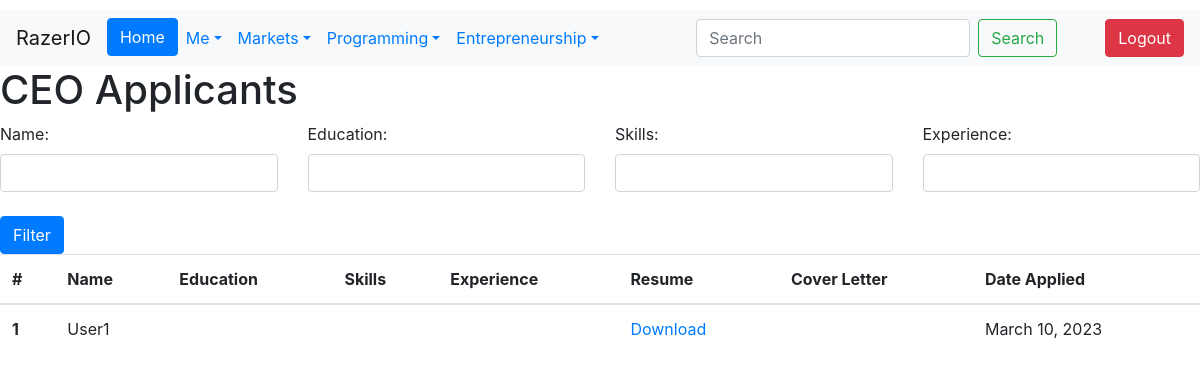
Screenshot of /market/jobs/1/applicants/ (signed in) with the database file from the repository.
### Jobs/models.py (models this page shows, shortened)
class JobListing(models.Model):
    Poster = models.ForeignKey(User, on_delete=models.CASCADE)
    Company = models.ForeignKey(Company, on_delete=models.CASCADE)
    Job_Title = models.CharField(max_length=50)
    Job_Description = models.TextField(max_length=5000, null=True, blank=True)
    Job_Requirements = models.TextField(max_length=5000, null=True, blank=True)
    salary_min = models.DecimalField(max_digits=10, decimal_places=2, null=True, blank=True)
    salary_max = models.DecimalField(max_digits=10, decimal_places=2, null=True, blank=True)
    Category = models.CharField(choices=Job_Categories, max_length=50)
    Job_Status = models.CharField(choices=Job_Status_Choices, max_length=10)
    Location = models.CharField(choices=Locations, max_length=50)
    Date_Posted = models.DateTimeField(auto_now_add=True)
    MinimumExperience = models.IntegerField(null=True, blank=True)
    ApplicationURL = models.URLField(default='https://www.mycompany.com/applyhere')
    NumberRecruiting = models.IntegerField(null=True, blank=True)
    Experience_Level = models.CharField(choices=EXPERIENCE_LEVEL_CHOICES,
                                        max_length=20, null=True, blank=True)

class JobApplication(models.Model):
    applicant = models.ForeignKey(User, on_delete=models.CASCADE)
    job_listing = models.ForeignKey(JobListing, on_delete=models.CASCADE)
    date_applied = models.DateTimeField(auto_now_add=True)
    notes = models.TextField(max_length=500, null=True, blank=True)
    class Meta:
        unique_together = ('applicant', 'job_listing')

### Users/models.py (models this page shows, shortened)
class CustomUser(AbstractUser):
    Bio = models.CharField(max_length=240, default='')
    Salary = models.IntegerField(default=0)
    Company = models.ForeignKey('Company.Company', on_delete=models.CASCADE,
                                   null=True, blank=True)
    Country = models.ForeignKey(Country, on_delete=models.CASCADE, null=True)
    Region = models.ForeignKey(Region, on_delete=models.CASCADE, null=True)
    ProfilePic = models.ImageField(upload_to=upload_to, null=True, blank=True)
    Skill = models.ManyToManyField(Skill, through="User_Skill")

### Jobs/views.py (the view)
# urls.py: path('jobs/<int:job_id>/applicants/', job_applicants, name='job_applicants'),
def job_applicants(request, job_id):
    job_listing = get_object_or_404(JobListing, id=job_id)
    job_applications = JobApplication.objects.filter(job_listing=job_listing)
    context = {
        'job_listing': job_listing,
        'job_applications': job_applications
    }
    return render(request, 'view_job_applicants.html', context)

### templates/view_job_applicants.html (shortened to what this page needs)
{% extends 'base.html' %}
{% block content %}
  <h1>{{ job_listing.Job_Title }} Applicants</h1>
  <form method="get" id="filter-form">
    <div class="row">
      <div class="col-md-3">
        <label for="name-filter">Name:</label>
        <input type="text" name="name" id="name-filter" class="form-control" value="{{ request.GET.name }}">
      </div>
      <div class="col-md-3">
        <label for="education-filter">Education:</label>
        <input type="text" name="education" id="education-filter" class="form-control" value="{{ request.GET.education }}">
      </div>
      <div class="col-md-3">
        <label for="skills-filter">Skills:</label>
        <input type="text" name="skills" id="skills-filter" class="form-control" value="{{ request.GET.skills }}">
      </div>
      <div class="col-md-3">
        <label for="experience-filter">Experience:</label>
        <input type="text" name="experience" id="experience-filter" class="form-control" value="{{ request.GET.experience }}">
      </div>
    </div>
    <br>
    <button type="submit" class="btn btn-primary">Filter</button>
  </form>
  <table class="table">
    <thead>
      <tr>
        <th scope="col">#</th>
        <th scope="col">Name</th>
        <th scope="col">Education</th>
        <th scope="col">Skills</th>
        <th scope="col">Experience</th>
        <th scope="col">Resume</th>
        <th scope="col">Cover Letter</th>
        <th scope="col">Date Applied</th>
      </tr>
    </thead>
    <tbody>
      {% for application in job_applications %}
        <tr>
          <th scope="row">{{ forloop.counter }}</th>
          <td>{{ application.applicant.username }}</td>
          <td>{{ application.applicant.education.all|join:", " }}</td>
          <td>{{ application.skills.all|join:", " }}</td>
          <td>{{ application.applicant.experience.all|join:", " }}</td>
          <td><a href="{{ application.resume.url }}" download>Download</a></td>
          <td>{{ application.cover_letter }}</td>
          <td>{{ application.date_applied|date:"F d, Y" }}</td>
        </tr>
      {% empty %}
        <tr>
          <td colspan="8">No applications yet</td>
        </tr>
      {% endfor %}
    </tbody>
  </table>
{% endblock %}

### rows the page displays
JobListing: Job_Title "CEO"
JobApplication: applicant.username "User1", date_applied "March 10, 2023"
